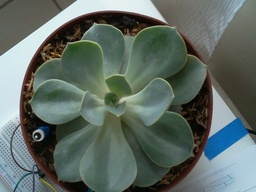
#> input picture 1.jpg, 256 x 192 px, shrunk from 2592 x 1944 before the run
$ python a.py
#> lines starting #> are read from the running program, lines starting #| are printed output that depends on the picture
import cv2
import numpy

im1 = cv2.imread('1.jpg')
#> im1 is the input picture: shape (192, 256, 3); mean B, G, R 101, 107.5, 95.4
im2 = cv2.imread('2.jpg')
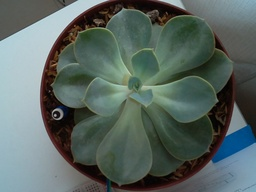
#> input picture 2.jpg, 256 x 192 px, shrunk from 2592 x 1944 before the run
#> im2 is the input picture: shape (192, 256, 3); mean B, G, R 97.9, 102.8, 89.4

im1_gray = cv2.cvtColor(im1, cv2.COLOR_BGR2GRAY)
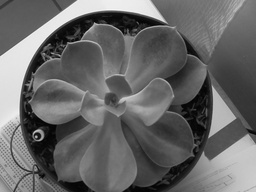
#> im1_gray: shape (192, 256); min 1, max 247, mean 103.2
im2_gray = cv2.cvtColor(im2, cv2.COLOR_BGR2GRAY)
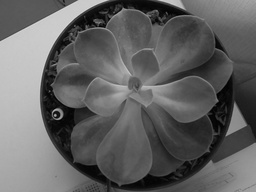
#> im2_gray: shape (192, 256); min 0, max 219, mean 98.2

sz = im2.shape
#> sz = (192, 256, 3)

warp_mode = cv2.MOTION_HOMOGRAPHY #EUCLIDEAN

if warp_mode == cv2.MOTION_HOMOGRAPHY:
    warp_matrix = numpy.eye(3,3,dtype=numpy.float32)
else:
    warp_matrix = numpy.eye(2,3,dtype=numpy.float32)

number_of_iterations = 1000

termination_eps = 1e-10

criteria = (cv2.TERM_CRITERIA_EPS | cv2.TERM_CRITERIA_COUNT, number_of_iterations, termination_eps)

(cc, warp_matrix) = cv2.findTransformECC(im2_gray, im1_gray, warp_matrix, warp_mode, criteria, None, 5)
#> cc = 0.852; warp_matrix = [[0.948, 0.0547, -24.78], [-0.116, 0.919, 29.52], [-7.04e-05, -0.000314, 1]]

if warp_mode == cv2.MOTION_HOMOGRAPHY:
    im2_aligned = cv2.warpPerspective(im1, warp_matrix, (sz[1], sz[0]), flags=cv2.INTER_LINEAR + cv2.WARP_INVERSE_MAP)
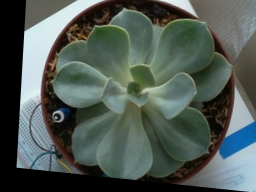
#> im2_aligned: shape (192, 256, 3); mean B, G, R 84.4, 90.5, 79.6
else:
    im2_aligned = cv2.warpAffine(im1, warp_matrix, (sz[1], sz[0]), flags=cv2.INTER_LINEAR +cv2.WARP_INVERSE_MAP)

cv2.imwrite("3.jpg", im2_aligned)
